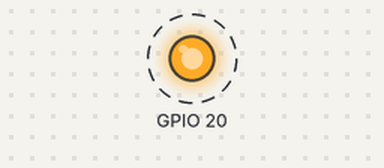
Bench run of a program on a simulated Raspberry Pi (BCM pin numbers). Parts: output pins drawn as LEDs (lit = HIGH). Dashed ring = blinking.

Above: at 0.5 s.
Timing chart, 0 to 4.6 s (numbered marks = the images above):
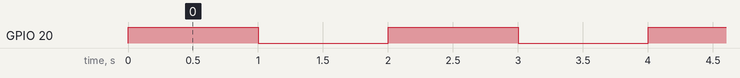

The program:

gpio_ex.py
```python
import RPi.GPIO as gpio
from time import sleep

gpio.setmode(gpio.BCM)
gpio.setup(20, gpio.OUT)
while True:
    gpio.output(20, True)
    sleep(1)
    gpio.output(20, False)
    sleep(1)

# gpio 20-21-16
# 16>reset
# 20>interrupt1
# 21>interrupt2
```

Measured:
- by itself, GPIO 20: alternates HIGH for 1.0 s and LOW for 1.0 s
